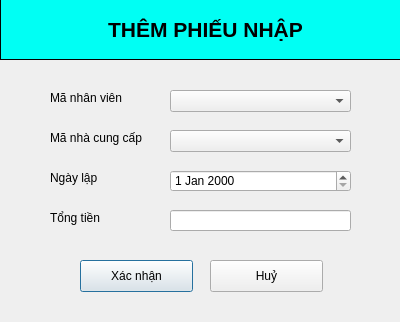
<?xml version="1.0" encoding="UTF-8"?>
<ui version="4.0">
 <class>phieunhap_dialog</class>
 <widget class="QDialog" name="phieunhap_dialog">
  <property name="geometry">
   <rect>
    <x>0</x>
    <y>0</y>
    <width>400</width>
    <height>322</height>
   </rect>
  </property>
  <property name="minimumSize">
   <size>
    <width>400</width>
    <height>276</height>
   </size>
  </property>
  <property name="windowTitle">
   <string>Dialog</string>
  </property>
  <widget class="QLabel" name="label">
   <property name="geometry">
    <rect>
     <x>50</x>
     <y>90</y>
     <width>91</width>
     <height>16</height>
    </rect>
   </property>
   <property name="text">
    <string>Mã nhân viên</string>
   </property>
  </widget>
  <widget class="QLabel" name="label_2">
   <property name="geometry">
    <rect>
     <x>50</x>
     <y>130</y>
     <width>111</width>
     <height>16</height>
    </rect>
   </property>
   <property name="text">
    <string>Mã nhà cung cấp</string>
   </property>
  </widget>
  <widget class="QWidget" name="widget" native="true">
   <property name="geometry">
    <rect>
     <x>0</x>
     <y>-1</y>
     <width>401</width>
     <height>61</height>
    </rect>
   </property>
   <property name="styleSheet">
    <string notr="true">background-color: rgb(0, 255, 244);
border:1px solid black;</string>
   </property>
   <widget class="QLabel" name="label_4">
    <property name="geometry">
     <rect>
      <x>70</x>
      <y>10</y>
      <width>271</width>
      <height>41</height>
     </rect>
    </property>
    <property name="font">
     <font>
      <pointsize>16</pointsize>
      <weight>75</weight>
      <bold>true</bold>
     </font>
    </property>
    <property name="styleSheet">
     <string notr="true">border:none;</string>
    </property>
    <property name="text">
     <string>THÊM PHIẾU NHẬP</string>
    </property>
    <property name="alignment">
     <set>Qt::AlignCenter</set>
    </property>
   </widget>
  </widget>
  <widget class="QLineEdit" name="txtTotalPrice">
   <property name="geometry">
    <rect>
     <x>170</x>
     <y>210</y>
     <width>181</width>
     <height>21</height>
    </rect>
   </property>
  </widget>
  <widget class="QPushButton" name="btnAccept">
   <property name="geometry">
    <rect>
     <x>80</x>
     <y>260</y>
     <width>113</width>
     <height>32</height>
    </rect>
   </property>
   <property name="text">
    <string>Xác nhận</string>
   </property>
   <property name="checkable">
    <bool>true</bool>
   </property>
  </widget>
  <widget class="QPushButton" name="btnDeny">
   <property name="geometry">
    <rect>
     <x>210</x>
     <y>260</y>
     <width>113</width>
     <height>32</height>
    </rect>
   </property>
   <property name="text">
    <string>Huỷ</string>
   </property>
   <property name="checkable">
    <bool>true</bool>
   </property>
  </widget>
  <widget class="QLabel" name="label_3">
   <property name="geometry">
    <rect>
     <x>50</x>
     <y>170</y>
     <width>91</width>
     <height>16</height>
    </rect>
   </property>
   <property name="text">
    <string>Ngày lập</string>
   </property>
  </widget>
  <widget class="QDateEdit" name="dateNgayTao">
   <property name="geometry">
    <rect>
     <x>170</x>
     <y>170</y>
     <width>181</width>
     <height>22</height>
    </rect>
   </property>
  </widget>
  <widget class="QLabel" name="label_5">
   <property name="geometry">
    <rect>
     <x>50</x>
     <y>210</y>
     <width>91</width>
     <height>16</height>
    </rect>
   </property>
   <property name="text">
    <string>Tổng tiền</string>
   </property>
  </widget>
  <widget class="QComboBox" name="cbMaNV">
   <property name="geometry">
    <rect>
     <x>170</x>
     <y>90</y>
     <width>181</width>
     <height>22</height>
    </rect>
   </property>
  </widget>
  <widget class="QComboBox" name="cbMaNCC">
   <property name="geometry">
    <rect>
     <x>170</x>
     <y>130</y>
     <width>181</width>
     <height>22</height>
    </rect>
   </property>
  </widget>
 </widget>
 <resources/>
 <connections/>
</ui>
